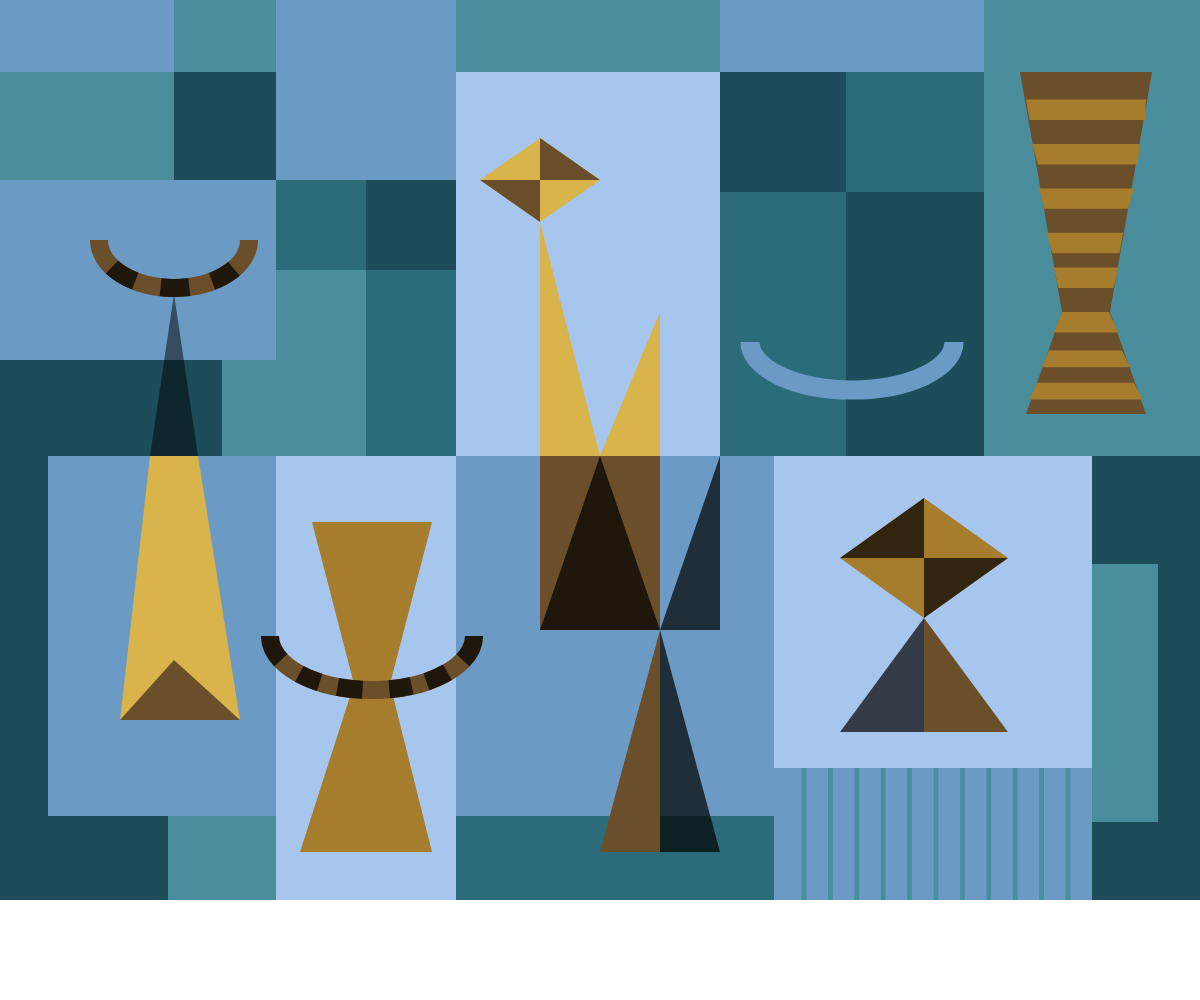
Frame 1 (no input)
Frame 60 (no input): identical to frame 1, image omitted
Frame 120 (the mouse pressed at the canvas centre since frame 60): identical to frame 1, image omitted

The p5.js sketch that drew this single still picture (run headless with seeded random() and noise() and a simulated clock; from frame 60 on, the mouse is pressed at the canvas centre):

// p5.js sketch
// ── sketch.js
// Delcare virtual camvas size
const canvasWidth = 1000;
const canvasHeight = 750;

// Declare line spacing for easy modification
let lineSpacing = 22;

//Color Palette #1
let earthcolor1 = "#D9B44A";
let earthcolor2 = "#A67C2D";
let earthcolor3 = "#6B4F2A";
let earthcolor4 = "rgba(0, 0, 0, 0.7)";
let earthcolor5 = "rgba(0, 0, 0, 0.5)";

//Color Palette #2
let waterColor1 = "#A7C6ED";
let waterColor2 = "#6B9AC4";
let waterColor3 = "#4A8D9D";     
let waterColor4 = "#2B6B7A";
let waterColor5 = "#1D4D5A";

function setup() {
  createCanvas(windowWidth, windowHeight); // Creating Canvas based on window width and window height
  background(255); // Setting background color to white
  
}

function draw() {
  console.log(mouseX + " " + mouseY); // Debugging mouseX and mouseY location to help with drawing
  const scaleFactor = min(width / canvasWidth, height / canvasHeight ); // Delcaring scaling factor variable that takes account of both window width and height along with virtual canvas width and height
  scale(scaleFactor); // Scaling the entire canvas by either window width divided by virtual canvas width or window height divided by virtual canvas height
  noStroke(); // Eliminate stroke

  // Base layer for background painted with color palette #1
  // Shapes are drawn with rectangle function and fill function
  fill(waterColor3);
  rect(0, 0, 230, 150);
  fill(waterColor2);
  rect(230, 0, 150, 150);
  fill(waterColor3);
  rect(380, 0, 220, 60);
  fill(waterColor2);
  rect(600, 0, 220, 60);
  fill(waterColor3);
  rect(820, 0, 180, 380);
  fill(waterColor1);
  rect(380, 60, 220, 320);
  fill(waterColor5);
  rect(600, 60, 220, 320);
  fill(waterColor2);
  rect(0, 150, 230, 150);
  fill(waterColor2);
  rect(0, 300, 230, 450);
  fill(waterColor1);
  rect(230, 150, 150, 600);
  fill(waterColor2);
  rect(380, 380, 265, 370);
  fill(waterColor1);
  rect(645, 380, 265, 370);
  fill(waterColor5);
  rect(910, 380, 90, 370);

  // Secondary layer added on top of the base layer using smaller rectangles and polygons, still painted with color palette #1 but with deeper color
  fill(waterColor2);
  rect(0, 0, 145, 60);
  fill(waterColor5);
  rect(145, 60, 85, 90);
  fill(waterColor4);
  rect(705, 60, 115, 100);
  rect(600, 160, 105, 220);
  fill(waterColor4);
  rect(230, 150, 75);
  rect(305, 225, 75, 155);
  fill(waterColor5);
  rect(305, 150, 75);
  fill(waterColor3);
  rect(140, 680, 90, 70);
  fill(waterColor4);
  rect(380, 680, 265, 70);
  fill(waterColor2);
  rect(645, 640, 265, 110);
  fill(waterColor3);
  rect(910, 470, 55, 215);
  
  // Using begin shape & vertex & end shape & fill function to draw polygon for secondary layer
  fill(waterColor3);
  beginShape();
  vertex(230, 225);
  vertex(305, 225);
  vertex(305, 380);
  vertex(185, 380);
  vertex(185, 300);
  vertex(230, 300);
  endShape(CLOSE);

  fill(waterColor5);
  beginShape();
  vertex(185, 300);
  vertex(185, 380);
  vertex(40, 380);
  vertex(40, 680);
  vertex(140, 680);
  vertex(140, 750);
  vertex(0, 750);
  vertex(0, 300);
  endShape(CLOSE);

  // Third layer added on top of the second layer to draw surface objects that stand out from the background using color palette #2
  // Drawing arc using thick stroke with square cap and no filled color
  noFill();
  strokeWeight(15);
  stroke(earthcolor3);
  strokeCap(SQUARE);
  arc(145, 200, 125, 80, 0, PI); // Drawing arcs with multiple segments by tweaking values for both arc start and end points
  stroke(earthcolor4);
  arc(145, 200, 125, 80, PI / 7, PI / 3.8);
  arc(145, 200, 125, 80, PI / 2.5, PI / 1.7);
  arc(145, 200, 125, 80, PI / 1.35, PI / 1.15);

  // Firsr reset the stroke to none and draw the triangle by providing three vertex points
  noStroke();
  fill(earthcolor5);
  triangle(145, 245, 125, 380, 165, 380);

  // Using begin shape & vertex & end shape function to draw polygons
  fill(earthcolor1);
  beginShape();
  vertex(125, 380);
  vertex(165, 380);
  vertex(200, 600);
  vertex(100, 600);
  endShape(CLOSE);

  fill(earthcolor2);
  beginShape();
  vertex(260, 435);
  vertex(360, 435);
  vertex(325, 570);
  vertex(360, 710);
  vertex(250, 710);
  vertex(295, 570);
  endShape(CLOSE);

  fill(earthcolor3);
  beginShape();
  vertex(850, 60);
  vertex(960, 60);
  vertex(925, 260);
  vertex(955, 345);
  vertex(855, 345);
  vertex(885, 260);
  endShape(CLOSE);



  // Continue drawing for the third layer objects
  fill(earthcolor3);
  triangle(145, 550, 200, 600, 100, 600); // Using triangle function to draw triangle using three vertex points

  noFill(); // Drawing arcs with multiple segments by tweaking values for both arc start and end points
  strokeWeight(15);
  stroke(earthcolor3);
  arc(310, 530, 170, 90, 0, PI);
  stroke(earthcolor4);
  arc(310, 530, 170, 90, 0, PI / 12);
  arc(310, 530, 170, 90, PI / 7, PI / 4.5);
  arc(310, 530, 170, 90, PI / 3.5, PI / 2.5);
  arc(310, 530, 170, 90, PI / 1.8, PI / 1.45);
  arc(310, 530, 170, 90, PI / 1.3, PI / 1.18);
  arc(310, 530, 170, 90, PI / 1.09, PI);


  noStroke();
  fill(earthcolor1);
  quad(400, 150, 450, 115, 500, 150, 450, 185); // Drawing the diamond shape using quad function by providing four vertex points
  fill(earthcolor3);
  triangle(450, 115, 500, 150, 450, 150);
  triangle(400, 150, 450, 185, 450, 150);
  fill(earthcolor1);
  triangle(450, 185, 450, 380, 500, 380);
  triangle(500, 380, 550, 260, 550, 380);
  fill(earthcolor3);
  rect(450, 380, 100, 145);
  fill(earthcolor4);
  triangle(450, 525, 550, 525, 500, 380);
  triangle(550, 525, 600, 525, 600, 380);
  triangle(550, 525, 550, 710, 600, 710);
  fill(earthcolor3);
  triangle(550, 525, 550, 710, 500, 710);

  noFill();
  strokeWeight(16);
  stroke(waterColor2);
  arc(710, 285, 170, 80, 0, PI);

  noStroke();
  fill(earthcolor2);
  quad(700, 465, 770, 415, 840, 465, 770, 515);
  fill(earthcolor4);
  triangle(700, 465, 770, 415, 770, 465);
  triangle(840, 465, 770, 515, 770, 465);
  triangle(770, 515, 770, 610, 700, 610);
  fill(earthcolor3);
  triangle(770, 515, 770, 610, 840, 610);

  // Fourth layer added on top of the third layer for extra fine detail such as polygons and lines drawn on top of certain shapes

  // Using begin shape function to mimic eight bold irregular lines that connect both sides of the polygon shape
  fill(earthcolor2);
  beginShape();
  vertex(855, 83);
  vertex(955, 83);
  vertex(954, 100);
  vertex(858, 100);
  endShape(CLOSE);

  beginShape();
  vertex(860, 120);
  vertex(950, 120);
  vertex(948, 137);
  vertex(865, 137);
  endShape(CLOSE);

  beginShape();
  vertex(866, 157);
  vertex(945, 157);
  vertex(940, 174);
  vertex(870, 174);
  endShape(CLOSE);

  beginShape();
  vertex(872, 194);
  vertex(936, 194);
  vertex(933, 211);
  vertex(877, 211);
  endShape(CLOSE);

  beginShape();
  vertex(878, 223);
  vertex(932, 223);
  vertex(928, 240);
  vertex(882, 240);
  endShape(CLOSE);

  beginShape();
  vertex(885, 260);
  vertex(924, 260);
  vertex(932, 277);
  vertex(878, 277);
  endShape(CLOSE);

  beginShape();
  vertex(874, 292);
  vertex(935, 292);
  vertex(942, 306);
  vertex(868, 306);
  endShape(CLOSE);

  beginShape();
  vertex(864, 319);
  vertex(945, 319);
  vertex(952, 333);
  vertex(858, 333);
  endShape(CLOSE);

  // Using line function to draw eleven thin lines that connect top and bottom of a rectangle
  stroke(waterColor3);
  strokeWeight(4) // Setting up a thin stroke
  line(670, 640, 670, 750); // Draw the first vertical line
  line(670 + lineSpacing, 640, 670 + lineSpacing, 750); // Second vertical line added with one line spacing
  line(670 + lineSpacing * 2, 640, 670 + lineSpacing * 2, 750); // Third vertical line added with double the line spacing
  line(670 + lineSpacing * 3, 640, 670 + lineSpacing * 3, 750); // ...
  line(670 + lineSpacing * 4, 640, 670 + lineSpacing * 4, 750);
  line(670 + lineSpacing * 5, 640, 670 + lineSpacing * 5, 750);
  line(670 + lineSpacing * 6, 640, 670 + lineSpacing * 6, 750);
  line(670 + lineSpacing * 7, 640, 670 + lineSpacing * 7, 750);
  line(670 + lineSpacing * 8, 640, 670 + lineSpacing * 8, 750);
  line(670 + lineSpacing * 9, 640, 670 + lineSpacing * 9, 750);
  line(670 + lineSpacing * 10, 640, 670 + lineSpacing * 10, 750); // Up to ten times the line spacing for the eleventh line
  
}

// Calling the windowResized function every frame to dynamically adjust the virtual canvas scale based on current window width and height
function windowResized(){
  resizeCanvas(windowWidth, windowHeight);
}
